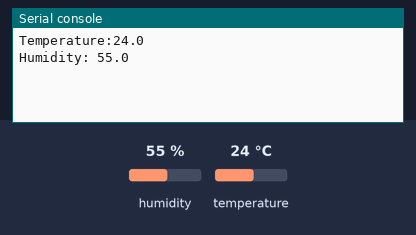
Bench run of a program on a simulated Raspberry Pi Pico running MicroPython. On the bench: the last lines printed to the serial console. The test bench sets the inputs (shaded band); at power-on: humidity 55 %, temperature 24 °C.

Above: at 6.2 s.
6.3 s: humidity set to 22 %
At 9.8 s:
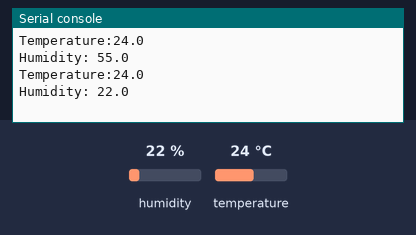
11.1 s: temperature set to 12 °C
At 13.7 s:
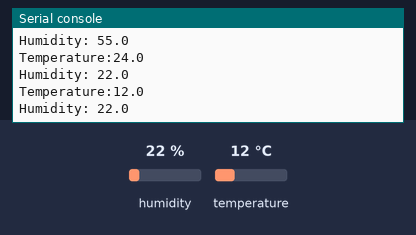
15.9 s: humidity set to 40 %
At 17.6 s:
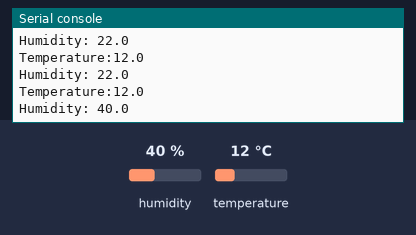
Timing chart, 0 to 19.1 s (numbered marks = the images above; inputs shaded):
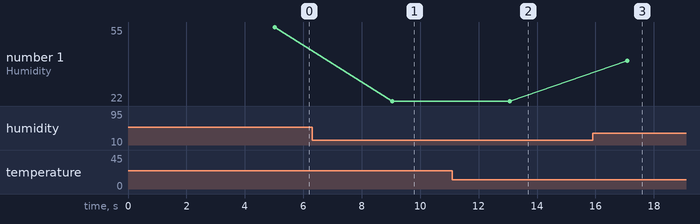

Measured:
- after the input at 6.3 s, the serial console: prints a new line after 2.7 s (image 1)
- after the input at 11.1 s, the serial console: prints a new line after 2.0 s (image 2)
- after the input at 15.9 s, the serial console: prints a new line after 1.2 s (image 3)
- plotted number 1: 55 → 22 after the input at 6.3 s, 22 → 40 after the input at 15.9 s

The program:

6.2_temperature_humidity.py
```python
from machine import Pin, I2C
import utime as time
from dht import DHT11, InvalidPulseCount

pin = Pin(16, Pin.IN, Pin.PULL_UP)
sensor = DHT11(pin)
time.sleep(5)  # initial delay

while True:
    try:
        sensor.measure()
        string = "Temperature:{}\nHumidity: {}".format(sensor.temperature, sensor.humidity)
        print(string)
        time.sleep(4)

    except InvalidPulseCount as e:
        print('Bad pulse count - retrying ...')
```
